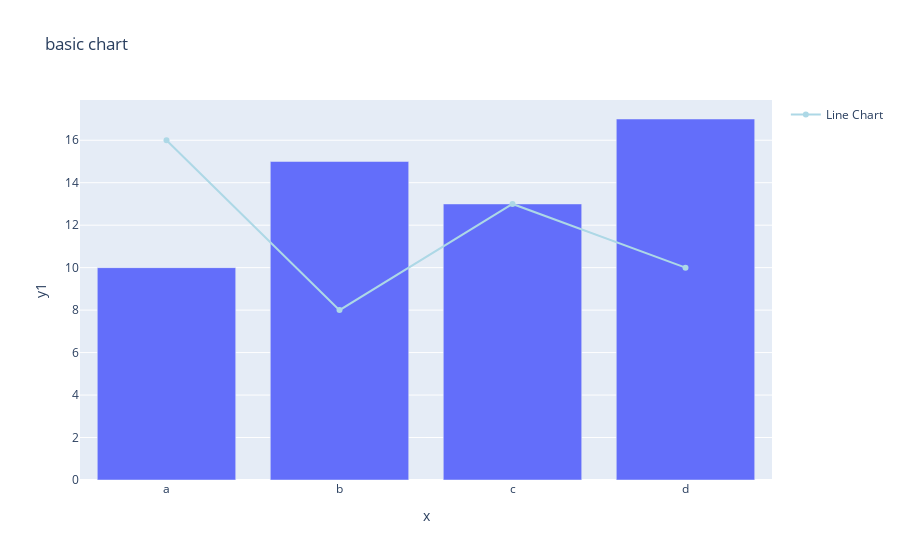

The notebook cell saved with this chart:
### Code cell
import plotly.express as px


# 기본 차트
fig = px.bar(data, x= 'x', y='y1',title = 'basic chart')

#차트 추가
fig.add_trace(go.Scatter(x= data['x'], y=data['y2'],
                          mode= 'lines +markers', name= 'Line Chart'
                          ))

#막대 차트
fig.update_traces(marker_color = 'lightblue', selector = dict(type = 'scatter'))
            #막대의 색상을 lightblue로 설정     선택하다 =         type가 scatter(산점도)인 애들
# type가 산점도인 애들의 막대 색상을 lightblue로 설정


fig.show()

### Figure 1 — Plotly figure (JSON) as saved in the notebook; plotly's stock layout.template omitted (floating-point values rounded to 4 significant figures)
{"data": [{"alignmentgroup": "True", "hovertemplate": "x=%{x}<br>y1=%{y}<extra></extra>", "legendgroup": "", "marker": {"color": "#636efa", "pattern": {"shape": ""}}, "name": "", "offsetgroup": "", "orientation": "v", "showlegend": false, "textposition": "auto", "type": "bar", "x": ["a", "b", "c", "d"], "xaxis": "x", "y": [10, 15, 13, 17], "yaxis": "y"}, {"marker": {"color": "lightblue"}, "mode": "lines+markers", "name": "Line Chart", "type": "scatter", "x": ["a", "b", "c", "d"], "y": [16, 8, 13, 10]}], "layout": {"barmode": "relative", "legend": {"tracegroupgap": 0}, "title": {"text": "basic chart"}, "xaxis": {"anchor": "y", "domain": [0, 1], "title": {"text": "x"}}, "yaxis": {"anchor": "x", "domain": [0, 1], "title": {"text": "y1"}}}}
